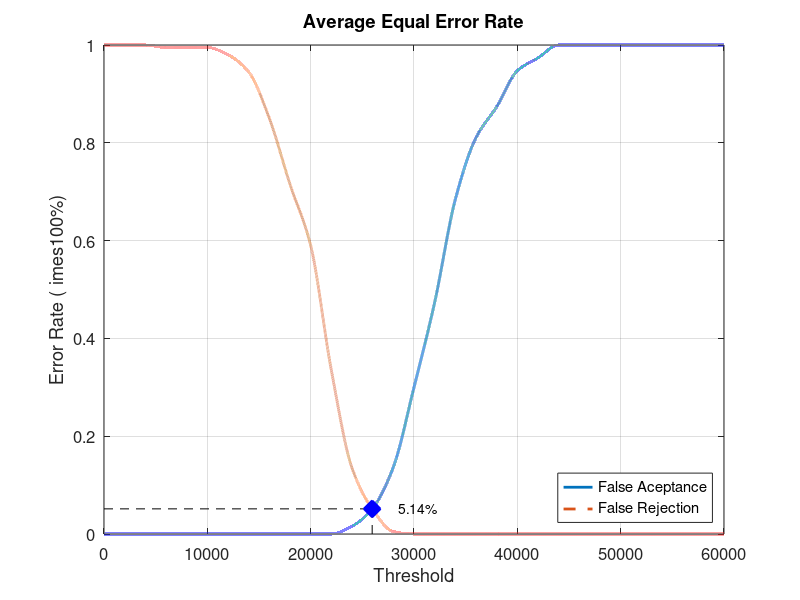
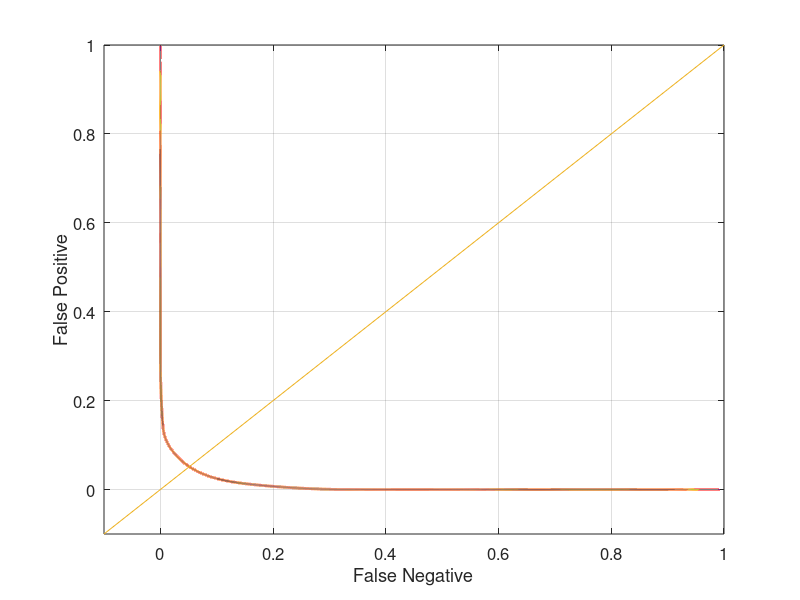

Reproduce these figures in MATLAB, in order.
close all;
clear;
clc;
x = 0:2000:60000;
xq = 0:0.5:60000;

y0 = [0 0 0 0 0 0 0 0 0 0 0 0 0.0157895 0.0526316 0.136842 0.3 0.473684 0.684211 0.810526 0.873684 0.947368 0.973684 1 1 1 1 1 1 1 1 1]
yy0 = interp1(x, y0, xq, 'pchip');
y1 = [1 1 1 0.995 0.995 0.995 0.98 0.945 0.85 0.715 0.59 0.335 0.135 0.05 0.005 0 0 0 0 0 0 0 0 0 0 0 0 0 0 0 0]
yy1 = interp1(x, y1, xq, 'pchip');

% Calculating EER: 
y2 = abs(y0 - y1);
find(y2 == min(y2))
yy2 = abs(yy0 - yy1);
xEER = find(yy2 == min(yy2));
xEERIndex = xq(xEER) % X-axis EER
yEER = yy0(xEER) % Y-axis EER

main = figure
plot(xq, yy0,'-','LineWidth', 2);	hold on
plot(xq, yy1,'--','LineWidth', 2);	hold on
plot([xEERIndex xEERIndex], [0 yEER], 'k--');	hold on
plot([0 xEERIndex], [yEER yEER], 'k--');	hold on
plot(xEERIndex, yEER, 'bx', 'LineWidth', 10);	hold on
text(xEERIndex + 10 * xEERIndex / 100, yEER, [num2str(round((10000 * yEER)) / 100) '%'])
legend('False Aceptance', 'False Rejection', 'Location', 'SouthEast')
xlabel('Threshold')
ylabel('Error Rate (	imes100%)')
title('Average Equal Error Rate')
set(gca, 'FontSize', 12)
axis([0 60000 0 1])
grid on

print(main, 'Database3_2Main', '-dpng');
FNRxFPR = figure('Color', [1 1 1]);
plot(yy1, yy0, '-', yy1, yy0, 'LineWidth', 2);
hold on
y = -0.1:0.1:1
plot(y, y); 
set(gca, 'FontSize', 12)
xlabel('False Negative')
ylabel('False Positive')
axis([-0.1 1 -0.1 1])
set(gca, 'FontSize', 12)
grid on

print(FNRxFPR, 'Database3_2FNRxFPR','-dpng');
